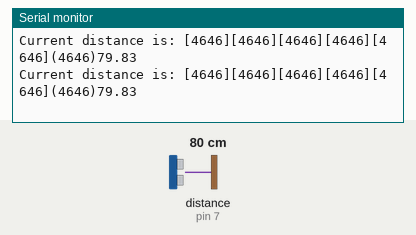
This sketch was run on a simulated Arduino Uno, built with avr-gcc and run on an emulated ATmega328P. Parts: the last lines printed to the serial monitor. Wiring (inferred from the names in the program): ultrasonic range finder: trigger pin 8; echo pin 7. The test bench sets the inputs (shaded band); at power-on: distance to the obstacle (sensor on pin 7) 80 cm. The echo pulse lasts 58.3 µs per cm.

Above: at 1.2 s.
1.3 s: distance to the obstacle (sensor on pin 7) set to 2 cm
At 2.7 s:
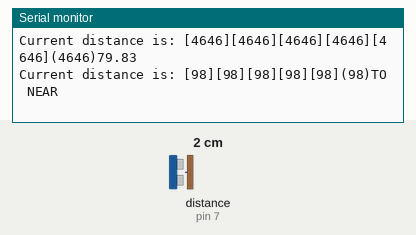
4.3 s: distance to the obstacle (sensor on pin 7) set to 250 cm
At 5.4 s:
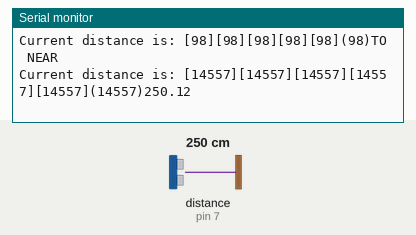

The sketch:

SR04Test.ino
```cpp
// *************************************************
// SR04 Ultrasonic Distance Sensor
// time to distance conversion is
// divide by 2 (both ways to the obstical and back)
// divide by sonic constant 29.1
#define TRIGGER_PIN   8
#define ECHO_PIN      7
#define SC_CM         58.2

#define MAX_DUR       164600 // ~3m in dur
#define MIN_DUR       116 // ~2cm in dur
#define TO_SMALL      -1
#define TO_BIG        -2
#define INT_TO_SMALL  -3


/** get duration */
long getDur(int interval) {
  if (interval < 1) return -3;
  long dur = 0;

  for (int i = 0; i < interval; i++ ) {
    // init sensor
    digitalWrite(TRIGGER_PIN, LOW);
    delayMicroseconds(3);
    noInterrupts();

    // start 10 us pulse
    digitalWrite(TRIGGER_PIN, HIGH);
    delayMicroseconds(10);
    digitalWrite(TRIGGER_PIN, LOW);

    int pulse = pulseIn(ECHO_PIN, HIGH, MAX_DUR +1000 ); // determine the time
    dur += pulse;
    Serial.print("[");
    Serial.print(pulse);
    Serial.print("]");

    interrupts();
  }

  if (dur > 0) {
    dur = dur / interval;

      Serial.print("(");
    Serial.print(dur);
    Serial.print(")");
  }

  if (dur < MIN_DUR) {
    return TO_SMALL;
  }

  if (dur > MAX_DUR ) {
    return TO_BIG;
  }

  return dur;
}

void initDist() {
  pinMode(TRIGGER_PIN, OUTPUT);
  pinMode(ECHO_PIN, INPUT);
}

/** get the distance in centi meter*/
double getDistCM(long dur) {
  return (dur / SC_CM);
}

// *************************************************

void setup() {
  Serial.begin(9600);
  while (!Serial) {
    delay(1); // wait until the serial is ok (only for Leonardo)
  }
  initDist();
}

void loop () {

  Serial.print("Current distance is: ");
  long dur = getDur(5);

  if (dur > TO_SMALL) Serial.println(getDistCM(dur));
  else if ( dur == TO_BIG) Serial.println("TO FAR");
  else if ( dur == TO_SMALL) Serial.println("TO NEAR");
  delay(1000); // wait a second
}
```

Measured:
- after the input at 1.3 s, the serial monitor: prints a new line after 0.76 s (image 1)
- after the input at 4.3 s, the serial monitor: prints a new line after 0.77 s (image 2)
